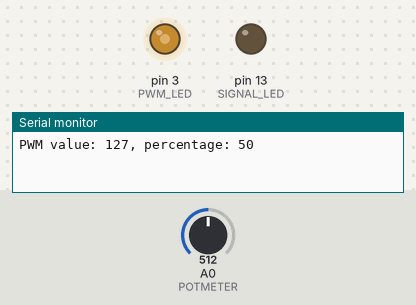
Bench run of a sketch on a simulated Arduino Uno, built with avr-gcc and run on an emulated ATmega328P. On the bench: output pins drawn as LEDs (lit = HIGH), the last lines printed to the serial monitor. The test bench sets the inputs (shaded band); at power-on: A0 (POTMETER) = 512.

Above: at 1.2 s.
1.3 s: A0 (POTMETER) set to 716
At 2.5 s:
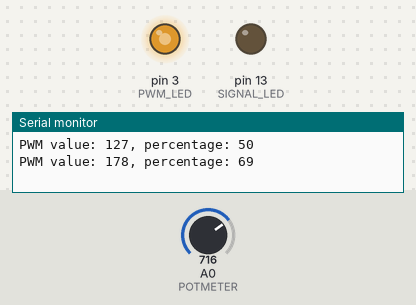
2.8 s: A0 (POTMETER) set to 900
At 3.7 s:
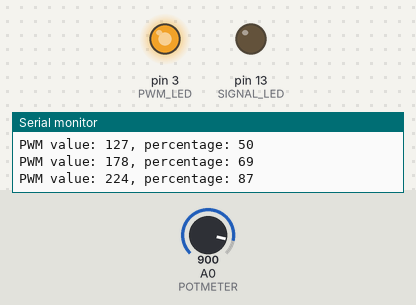
4.3 s: A0 (POTMETER) set to 122
At 4.8 s:
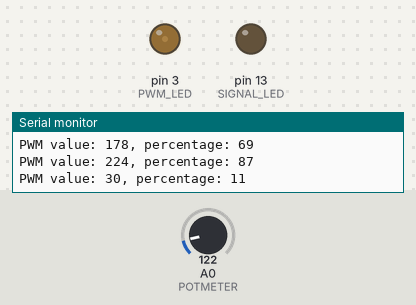
5.8 s: A0 (POTMETER) set to 0
At 7.0 s:
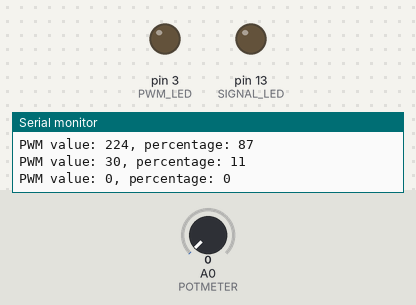
7.3 s: A0 (POTMETER) set to 511
At 8.3 s:
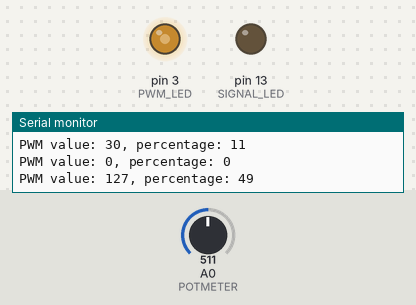
Timing chart, 0 to 9.8 s (numbered marks = the images above; inputs shaded):
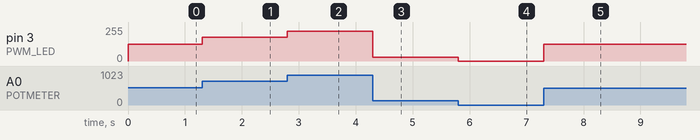

The sketch:

188_PWM_Potmeter.ino
```cpp
#define PWM_LED 3
#define POTMETER A0
#define SIGNAL_LED 13

/*
   Bitscope micro

   DSO  (Scope) settings):

   SCOPE
   CURSOR
   GRID

   Trigger: CHA, RISE

   REPEAT TRACE
   20 us/Div

   CHA
   5.2V   MAX
   2V/Div

   OSCILOSCOPE
   400 us   20MHz
   NORMAL   SMOOTH
   RECORDER off WIDE BAND
*/

void setup() {
  pinMode(PWM_LED, 155);
  pinMode(SIGNAL_LED, OUTPUT);
  TCCR2B = TCCR2B & B11111000 | B00000001; // for PWM frequency of 31372.55 Hz
  Serial.begin(9600);
}

int previousBrightness = 0;
void loop() {
  // put your main code here, to run repeatedly:
  int potmeterValue = analogRead(POTMETER);
  int brightness = map (potmeterValue, 0, 1024, 0, 255);
  int brightnessPercentage = map (potmeterValue, 0, 1024, 0, 100);
  if (abs(brightness - previousBrightness) >= 2)
  {
    analogWrite(PWM_LED, brightness);
    Serial.print("PWM value: ");
    Serial.print(brightness);
    Serial.print(", percentage: ");
    Serial.println(brightnessPercentage);
    previousBrightness = brightness;
  }
}
```

Measured:
- after the input at 1.3 s, pin 3 (PWM_LED): 127/255 → 178/255 at once
- after the input at 2.8 s, pin 3 (PWM_LED): 178/255 → 224/255 at once
- after the input at 4.3 s, pin 3 (PWM_LED): 224/255 → 30/255 at once
- after the input at 5.8 s, pin 3 (PWM_LED): 30/255 → 0/255 at once
- after the input at 7.3 s, pin 3 (PWM_LED): 0/255 → 127/255 at once
